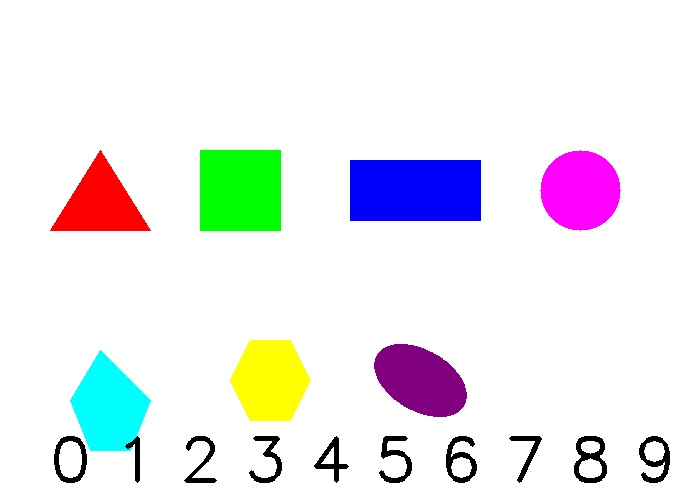
#> input picture test_images/original/images/shape_number_test.jpg, 700 x 500 px
$ python shape_recognition.py
#> lines starting #> are read from the running program, lines starting #| are printed output that depends on the picture; after the words box and inside, x2 and y2 are one past the last pixel; in counts of white or black regions, pixels touching at a corner belong together
### src/utils.py
"""
公共工具模块
提供图像读取、保存、创建对比图等通用功能
"""

import cv2
import os
import numpy as np


def read_image(path):
    """
    安全读取图片文件（支持中文路径）
    :param path: 图片路径
    :return: BGR格式的numpy数组，读取失败返回None
    """
    if not os.path.exists(path):
        print(f"[错误] 图片不存在: {path}")
        return None
    # 使用numpy读取字节流并通过cv2.imdecode解码，避免中文路径问题
    image = cv2.imdecode(np.fromfile(path, dtype=np.uint8), cv2.IMREAD_COLOR)
    if image is None:
        print(f"[错误] 无法读取图片: {path}")
        return None
    return image


def save_image(path, image):
    """
    保存图片到指定路径（支持中文路径）
    :param path: 保存路径
    :param image: 要保存的图像
    :return: 是否保存成功
    """
    if image is None:
        print(f"[保存失败] 图像为空: {path}")
        return False
    directory = os.path.dirname(path)
    if directory and not os.path.exists(directory):
        os.makedirs(directory, exist_ok=True)
    # 使用imencode+tofile方式保存，兼容中文路径
    ext = os.path.splitext(path)[1].lower()
    encode_params = [cv2.IMWRITE_JPEG_QUALITY, 95] if ext in ('.jpg', '.jpeg') else []
    success, encoded = cv2.imencode(ext, image, encode_params)
    if success:
        encoded.tofile(path)
        print(f"[保存成功] {path}")
        return True
    else:
        print(f"[保存失败] {path}")
        return False


def create_comparison_image(images, titles, cols=2):
    """
    将多张图片按网格拼接成对比图
    :param images: 图像列表
    :param titles: 每张图像的标题列表
    :param cols: 每行显示的列数
    :return: 拼接后的对比图
    """
    n = len(images)
    rows = (n + cols - 1) // cols

    # 统一图像尺寸
    target_h, target_w = 0, 0
    for img in images:
        h, w = img.shape[:2]
        target_h = max(target_h, h)
        target_w = max(target_w, w)

    canvas = np.zeros((rows * target_h, cols * target_w, 3), dtype=np.uint8)
    font = cv2.FONT_HERSHEY_SIMPLEX

    for i, (img, title) in enumerate(zip(images, titles)):
        row = i // cols
        col = i % cols

        # 统一为3通道
        if len(img.shape) == 2:
            img_color = cv2.cvtColor(img, cv2.COLOR_GRAY2BGR)
        else:
            img_color = img.copy()

        # 等比例缩放
        ih, iw = img_color.shape[:2]
        scale = min(target_w / iw, target_h / ih)
        new_w, new_h = int(iw * scale), int(ih * scale)
        resized = cv2.resize(img_color, (new_w, new_h))

        # 居中放置
        y_offset = (target_h - new_h) // 2
        x_offset = (target_w - new_w) // 2
        canvas[row * target_h + y_offset: row * target_h + y_offset + new_h,
               col * target_w + x_offset: col * target_w + x_offset + new_w] = resized

        # 绘制标题背景条（深灰色半透明），保证任何背景上标题都清晰
        text_size, _ = cv2.getTextSize(title, font, 0.7, 2)
        tw, th = text_size
        bar_h = th + 16
        bar_x1 = col * target_w
        bar_y1 = row * target_h
        bar_x2 = min(canvas.shape[1], bar_x1 + tw + 20)
        bar_y2 = min(canvas.shape[0], bar_y1 + bar_h)
        cv2.rectangle(canvas, (bar_x1, bar_y1), (bar_x2, bar_y2), (40, 40, 40), -1)
        # 添加标题（黄色字体+黑色描边）
        title_pos = (bar_x1 + 10, bar_y1 + th + 5)
        cv2.putText(canvas, title, title_pos, font, 0.7, (0, 0, 0), 4)  # 黑色描边
        cv2.putText(canvas, title, title_pos, font, 0.7, (0, 255, 255), 2)  # 黄色字体

    return canvas

### src/task3_shape_digit_recognition/shape_recognition.py
"""
任务三（上）：简单几何图形识别
实现功能：
1. 识别图片中的矩形、圆形等基础几何图形
2. 在图形上标注识别结果
3. 输出原图与识别结果对比图
"""

import cv2
import os
import sys
import numpy as np

sys.path.append(os.path.join(os.path.dirname(__file__), '..', '..'))
from src.utils import read_image, save_image, create_comparison_image


def _is_white_background(hsv):
    """判断是否为纯白/近白背景（如 shape_number_test.jpg）"""
    white_mask = ((hsv[:, :, 1] < 40) & (hsv[:, :, 2] > 200)).astype(np.uint8) * 255
    total = hsv.shape[0] * hsv.shape[1]
    return cv2.countNonZero(white_mask) / total > 0.6


def _preprocess_hsv(image):
    """基于 HSV 饱和度/亮度阈值分离彩色/深色形状与白色背景"""
    hsv = cv2.cvtColor(image, cv2.COLOR_BGR2HSV)
    # 彩色形状饱和度较高；深色形状亮度较低
    mask = ((hsv[:, :, 1] > 20) | (hsv[:, :, 2] < 200)).astype(np.uint8) * 255
    kernel = cv2.getStructuringElement(cv2.MORPH_RECT, (3, 3))
    mask = cv2.morphologyEx(mask, cv2.MORPH_CLOSE, kernel, iterations=2)
    mask = cv2.morphologyEx(mask, cv2.MORPH_OPEN, kernel, iterations=1)
    return mask


def _preprocess_canny(image):
    """基于多通道 Canny 边缘检测，适用于非白色背景"""
    edges = np.zeros((image.shape[0], image.shape[1]), dtype=np.uint8)
    for i in range(3):
        blurred = cv2.GaussianBlur(image[:, :, i], (5, 5), 0)
        edges = cv2.bitwise_or(edges, cv2.Canny(blurred, 30, 120))

    kernel = cv2.getStructuringElement(cv2.MORPH_RECT, (5, 5))
    edges = cv2.dilate(edges, kernel, iterations=2)
    edges = cv2.morphologyEx(edges, cv2.MORPH_CLOSE, kernel, iterations=2)

    contours, _ = cv2.findContours(edges, cv2.RETR_EXTERNAL, cv2.CHAIN_APPROX_SIMPLE)
    filled = np.zeros_like(edges)
    cv2.drawContours(filled, contours, -1, 255, -1)
    filled = cv2.erode(filled, np.ones((3, 3), np.uint8), iterations=1)
    return filled


def preprocess_for_contours(image):
    """
    对图像进行预处理，分离前景形状与背景。
    若背景为白色，使用 HSV 饱和度阈值；否则使用多通道 Canny 边缘检测并填充。
    :param image: BGR彩色图像
    :return: 二值化后的实心形状图
    """
    hsv = cv2.cvtColor(image, cv2.COLOR_BGR2HSV)
    if _is_white_background(hsv):
        return _preprocess_hsv(image)
    return _preprocess_canny(image)


def detect_shapes(image, min_area=150, shape_region_ratio=0.82):
    """
    基于轮廓近似识别三角形、正方形、矩形、五边形、六边形、圆形、椭圆
    仅检测图片上方区域（避免下方数字干扰），默认检测范围至82%
    :param image: BGR彩色图像
    :param min_area: 最小有效轮廓面积
    :param shape_region_ratio: 形状区域占图片高度的比例（上方部分）
    :return: 标注后的图像和图形信息列表
    """
    h, w = image.shape[:2]
    # 仅在图片上方区域检测形状（避免下方数字干扰）
    shape_region = image[:int(h * shape_region_ratio), :]

    edges = preprocess_for_contours(shape_region)
    contours, _ = cv2.findContours(edges, cv2.RETR_EXTERNAL, cv2.CHAIN_APPROX_SIMPLE)

    result = image.copy()
    shapes = []

    # 按面积从大到小排序，先处理大轮廓
    sorted_contours = sorted(contours, key=cv2.contourArea, reverse=True)

    for i, cnt in enumerate(sorted_contours):
        area = cv2.contourArea(cnt)
        if area < min_area:
            continue

        # 计算轮廓周长，使用原始轮廓保留凹顶点（如五边形的侧边）
        peri = cv2.arcLength(cnt, True)
        approx = cv2.approxPolyDP(cnt, 0.015 * peri, True)
        vertices = len(approx)

        # 计算外接矩形、中心点
        x, y, bw, bh = cv2.boundingRect(cnt)
        center_x, center_y = x + bw // 2, y + bh // 2
        # 计算长宽比（使用外接矩形，长边/短边，始终>=1）
        aspect_ratio = max(bw, bh) / min(bw, bh) if min(bw, bh) > 0 else 1.0

        # 圆度判断：面积与周长关系
        circularity = 4 * np.pi * area / (peri * peri) if peri > 0 else 0

        # 凸包低精度近似顶点数：平滑的椭圆/圆会留下很多顶点，多边形则被压缩
        hull = cv2.convexHull(cnt)
        hull_peri = cv2.arcLength(hull, True)
        hull_low = len(cv2.approxPolyDP(hull, 0.001 * hull_peri, True))

        # 拟合椭圆的长短轴之比：对倾斜椭圆比圆度/长宽比更鲁棒
        fit_axes_ratio = 1.0
        if len(cnt) >= 5:
            try:
                (_, _), (minor, major), _ = cv2.fitEllipse(cnt)
                fit_axes_ratio = major / minor if minor > 0 else 1.0
            except cv2.error:
                fit_axes_ratio = 1.0

        shape_name = "unknown"
        if vertices == 3:
            shape_name = "ellipse" if hull_low >= 15 else "triangle"
        elif vertices == 4:
            if hull_low >= 15:
                shape_name = "ellipse"
            elif 0.8 <= aspect_ratio <= 1.25:
                shape_name = "square"
            elif hull_low >= 6 and aspect_ratio > 1.3:
                shape_name = "pentagon"
            else:
                shape_name = "rectangle"
        elif vertices == 5:
            shape_name = "pentagon"
        elif vertices == 6:
            shape_name = "ellipse" if hull_low >= 15 else "hexagon"
        elif vertices >= 7:
            if fit_axes_ratio > 1.2:
                shape_name = "ellipse"
            elif circularity > 0.78 and aspect_ratio < 1.3:
                shape_name = "circle"
            elif aspect_ratio > 1.25 or hull_low >= 15:
                shape_name = "ellipse"
            else:
                shape_name = "hexagon"

        shapes.append({
            'id': len(shapes) + 1,
            'shape': shape_name,
            'vertices': vertices,
            'area': int(area),
            'center': (center_x, center_y),
            'circularity': round(circularity, 3)
        })

        # 绘制识别结果（使用不同颜色区分形状类型）
        color_map = {
            'triangle': (0, 255, 0),
            'square': (255, 255, 0),
            'rectangle': (255, 165, 0),
            'pentagon': (0, 255, 255),
            'hexagon': (255, 0, 255),
            'circle': (0, 255, 0),
            'ellipse': (128, 0, 128),
            'polygon': (128, 128, 128)
        }
        color = color_map.get(shape_name, (0, 255, 0))
        cv2.drawContours(result, [approx], -1, color, 2)
        cv2.circle(result, (center_x, center_y), 5, (0, 0, 255), -1)

        # 标签放在图形上方，增加深色背景条确保文字在任何背景色上都清晰
        label = f"{shape_name}"
        label_font = cv2.FONT_HERSHEY_SIMPLEX
        label_size = cv2.getTextSize(label, label_font, 0.5, 2)[0]
        label_x = max(5, center_x - label_size[0] // 2)
        label_y = max(20, y - 5)
        # 绘制深色背景条
        bg_x1 = max(0, label_x - 3)
        bg_y1 = max(0, label_y - label_size[1] - 5)
        bg_x2 = min(result.shape[1], label_x + label_size[0] + 3)
        bg_y2 = min(result.shape[0], label_y + 5)
        cv2.rectangle(result, (bg_x1, bg_y1), (bg_x2, bg_y2), (30, 30, 30), -1)
        cv2.putText(result, label, (label_x, label_y),
                    label_font, 0.5, color, 2)

    return result, shapes


def shape_recognition_pipeline(image_path, output_dir, min_area=150, shape_region_ratio=1.0):
    """
    几何图形识别主流程
    :param image_path: 输入图片路径
    :param output_dir: 结果输出目录
    :param min_area: 最小有效面积
    :param shape_region_ratio: 形状检测区域占图片高度的比例
    """
    original = read_image(image_path)
#> in read_image, image is the input picture: shape (500, 700, 3); mean B, G, R 237.8, 235.1, 235
    if original is None:
        return

    result, shapes = detect_shapes(original, min_area, shape_region_ratio)
#> in detect_shapes, `shape_region = image[:int(h * shape_region_ratio), :]`:
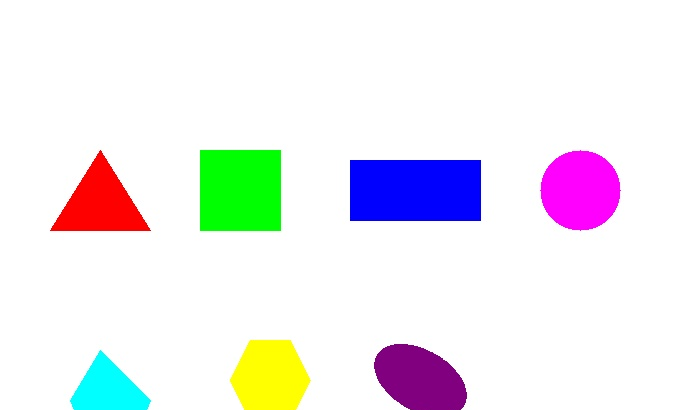
#> shape_region: shape (410, 700, 3); mean B, G, R 239.3, 235.6, 237.4
#> in preprocess_for_contours, `hsv = cv2.cvtColor(image, cv2.COLOR_BGR2HSV)`: hsv: shape (410, 700, 3); mean H, S, V 15.4, 31.6, 252.6
#> in _is_white_background, `white_mask = ((hsv[:, :, 1] < 40) & (hsv[:, :, 2] > 200)).astype(np.ui..`:
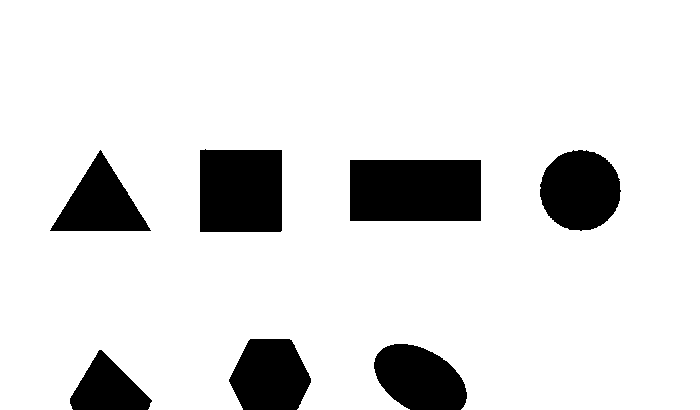
#> white_mask: shape (410, 700); 87.4% white; 7 black regions, largest, box (x1, y1, x2, y2) and area: (350, 160, 481, 221) 7991, (200, 149, 282, 232) 6724, (540, 150, 621, 231) 5098
#> in _preprocess_hsv, `mask = ((hsv[:, :, 1] > 20) | (hsv[:, :, 2] < 200)).astype(np.uint8) *..`:
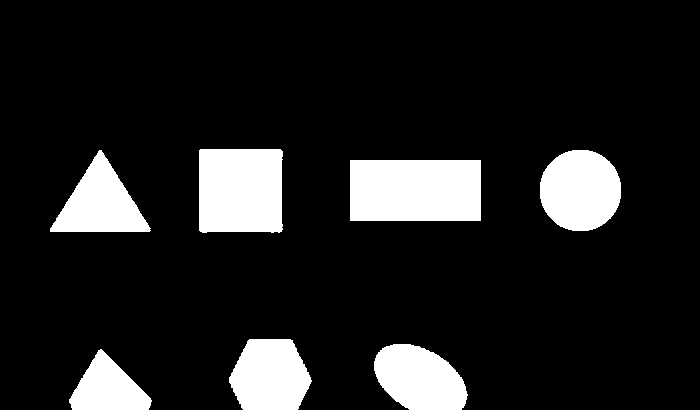
#> mask: shape (410, 700); 12.8% white; 7 white regions, largest, box (x1, y1, x2, y2) and area: (350, 160, 481, 221) 7991, (199, 149, 283, 233) 6908, (540, 150, 621, 231) 5254
#> in _preprocess_hsv, `mask = cv2.morphologyEx(mask, cv2.MORPH_CLOSE, kernel, iterations=2)`: mask: shape (410, 700); 12.8% white; 7 white regions, largest, box (x1, y1, x2, y2) and area: (350, 160, 481, 221) 7991, (199, 149, 283, 233) 6915, (540, 150, 621, 231) 5254
#> in _preprocess_hsv, `mask = cv2.morphologyEx(mask, cv2.MORPH_OPEN, kernel, iterations=1)`: mask: shape (410, 700); 12.8% white; 7 white regions
#> in detect_shapes, `contours, _ = cv2.findContours(edges, cv2.RETR_EXTERNAL, cv2.CHAIN_APP..`: contours = 7 contours; box (x1, y1, x2, y2) and area: (350, 160, 481, 221) 7800, (199, 149, 283, 233) 6752, (540, 150, 621, 231) 5138, (229, 339, 311, 410) 4561, (374, 344, 467, 410) 4533, (50, 150, 151, 232) 4242, (69, 350, 151, 410) 2884
#> in detect_shapes, `sorted_contours = sorted(contours, key=cv2.contourArea, reverse=True)`: sorted_contours has the same summary as contours
#> the loop in detect_shapes, `for i, cnt in enumerate(sorted_contours):` made 7 passes
#> (area, peri, approx, vertices, x, y, bw, bh) on passes 2, 6: (6751.5, 329.6, [[200, 149], [199, 230], [281, 231], [282, 151]], 4, 199, 149, 84, 84), (4241.5, 304, [[50, 228], [150, 230], [101, 150]], 3, 50, 150, 101, 82)
#> (area, peri, vertices, x, y, bw, bh, center_x) on passes 3, 4, 5, 7: (5138, 267.3, 8, 540, 150, 81, 81, 580), (4561, 268, 6, 229, 339, 82, 71, 270), (4533, 270.7, 8, 374, 344, 93, 66, 420), (2883.5, 233.7, 5, 69, 350, 82, 60, 110)
#> after the loop in detect_shapes, `for i, cnt in enumerate(sorted_contours):`:
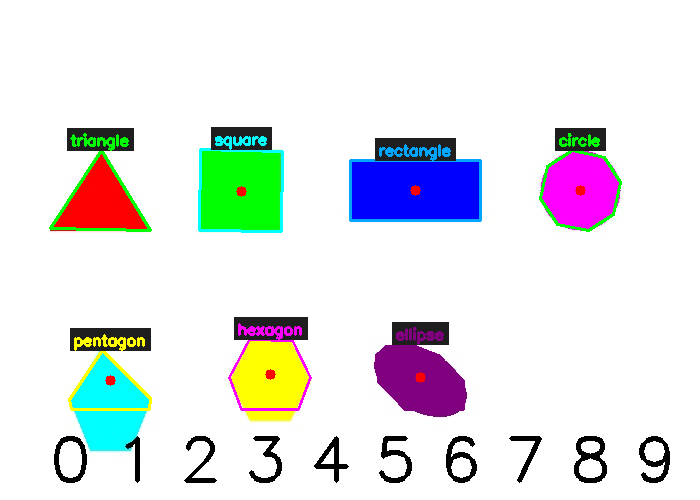
#> result: shape (500, 700, 3); 4.88% of pixels changed, all inside (x1, y1, x2, y2) = (49, 127, 622, 411)
#> after the loop in detect_shapes, `for i, cnt in enumerate(sorted_contours):`: shapes = 7 items
#> shapes = 7 items
    base_name = os.path.splitext(os.path.basename(image_path))[0]

    save_image(os.path.join(output_dir, f"{base_name}_edges.jpg"), preprocess_for_contours(original))
#> in preprocess_for_contours (call 2), `hsv = cv2.cvtColor(image, cv2.COLOR_BGR2HSV)`: hsv: shape (500, 700, 3); mean H, S, V 14, 28.3, 249.1
#> in _is_white_background (call 2), `white_mask = ((hsv[:, :, 1] < 40) & (hsv[:, :, 2] > 200)).astype(np.ui..`: white_mask: shape (500, 700); 87.3% white; 16 black regions, largest, box (x1, y1, x2, y2) and area: (350, 160, 481, 221) 7991, (200, 149, 282, 232) 6724, (70, 350, 152, 483) 5562
#> in _preprocess_hsv (call 2), `mask = ((hsv[:, :, 1] > 20) | (hsv[:, :, 2] < 200)).astype(np.uint8) *..`:
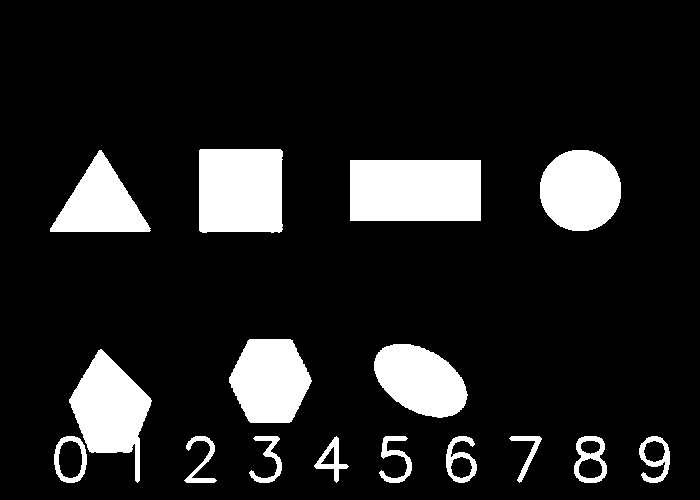
#> mask: shape (500, 700); 13% white; 16 white regions, largest, box (x1, y1, x2, y2) and area: (350, 160, 481, 221) 7991, (199, 149, 283, 233) 6908, (69, 349, 152, 483) 5716
#> in _preprocess_hsv (call 2), `kernel = cv2.getStructuringElement(cv2.MORPH_RECT, (3, 3))`: kernel = [[1, 1, 1], [1, 1, 1], [1, 1, 1]]
#> in _preprocess_hsv (call 2), `mask = cv2.morphologyEx(mask, cv2.MORPH_CLOSE, kernel, iterations=2)`: mask: shape (500, 700); 13% white; 15 white regions, largest, box (x1, y1, x2, y2) and area: (350, 160, 481, 221) 7991, (199, 149, 283, 233) 6915, (54, 349, 152, 483) 6367
#> in _preprocess_hsv (call 2), `mask = cv2.morphologyEx(mask, cv2.MORPH_OPEN, kernel, iterations=1)`:
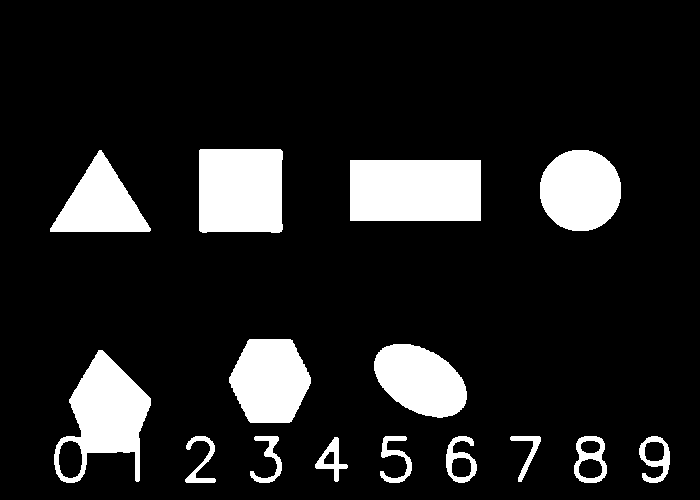
#> mask: shape (500, 700); 13% white; 15 white regions, largest, box (x1, y1, x2, y2) and area: (350, 160, 481, 221) 7991, (199, 149, 283, 233) 6915, (54, 350, 151, 483) 6362
#> in save_image, `encode_params = [cv2.IMWRITE_JPEG_QUALITY, 95] if ext in ('.jpg', '.jp..`: encode_params = [1, 95]
    save_image(os.path.join(output_dir, f"{base_name}_shapes.jpg"), result)

    comparison = create_comparison_image(
        [original, result],
        ["Original", "Shape Recognition"],
        cols=2
    )
#> in create_comparison_image, `n = len(images)`: n = 2
#> in create_comparison_image, `rows = (n + cols - 1) // cols`: rows = 1
#> the loop in create_comparison_image, `for img in images:` made 2 passes
#> (h, w, target_h, target_w) on passes 1 to 2: (500, 700, 500, 700), (500, 700, 500, 700)
#> in create_comparison_image, `font = cv2.FONT_HERSHEY_SIMPLEX`: font = 0
#> the loop in create_comparison_image, `for i, (img, title) in enumerate(zip(images, titles)):` made 2 passes
#> (title, row, col, ih, iw, scale, new_w, new_h) on passes 1 to 2: ('Original', 0, 0, 500, 700, 1, 700, 500), ('Shape Recognition', 0, 1, 500, 700, 1, 700, 500)
#> after the loop in create_comparison_image, `for i, (img, title) in enumerate(zip(images, titles)):`:
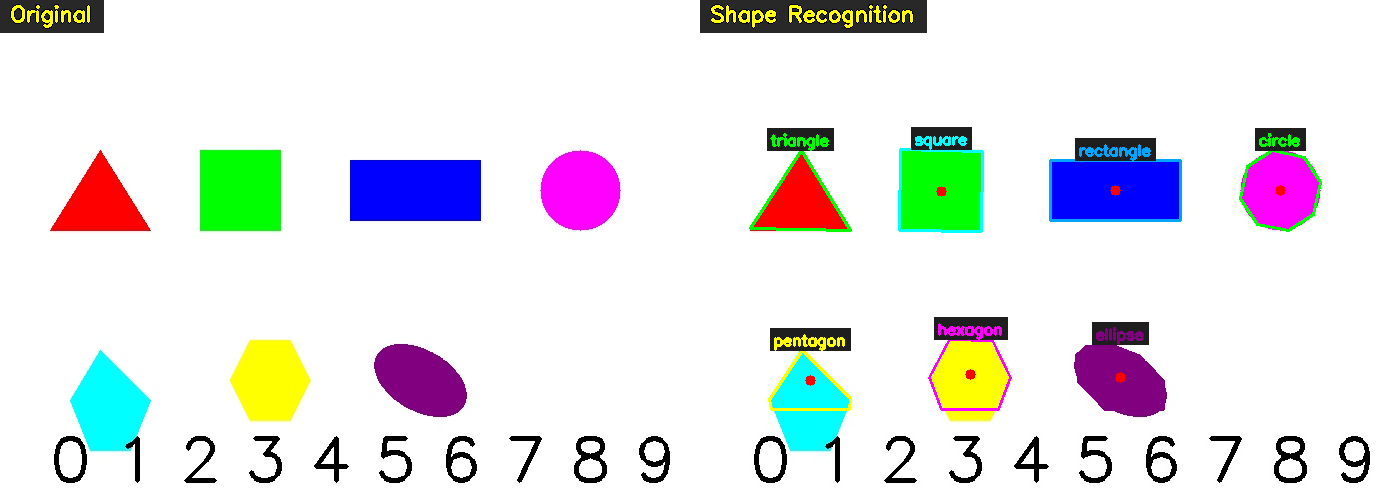
#> canvas: shape (500, 1400, 3); mean B, G, R 230.8, 229.7, 228.4
    save_image(os.path.join(output_dir, f"{base_name}_shape_comparison.jpg"), comparison)

    print(f"\n===== {base_name} 几何图形识别结果 =====")
    print(f"共识别到 {len(shapes)} 个图形：")
#| 共识别到 7 个图形：
    for s in shapes:
        print(f"  #{s['id']} {s['shape']} 顶点数={s['vertices']} 面积={s['area']} 中心={s['center']}")
#> this loop made 7 passes
#|   #1 rectangle 顶点数=4 面积=7800 中心=(415, 190)
#|   #2 square 顶点数=4 面积=6751 中心=(241, 191)
#|   #3 circle 顶点数=8 面积=5138 中心=(580, 190)
#|   #4 hexagon 顶点数=6 面积=4561 中心=(270, 374)
#|   #5 ellipse 顶点数=8 面积=4533 中心=(420, 377)
#|   #6 triangle 顶点数=3 面积=4241 中心=(100, 191)
#|   #7 pentagon 顶点数=5 面积=2883 中心=(110, 380)


if __name__ == "__main__":
    # 基于当前文件位置计算项目根目录，支持从任意目录运行
    project_root = os.path.dirname(os.path.dirname(os.path.dirname(os.path.abspath(__file__))))
    input_image = os.path.join(project_root, "test_images", "original", "images", "shape_number_test.jpg")
    output_dir = os.path.join(project_root, "test_images", "results", "task3")
    # shape_number_test 下方有数字，限制检测区域避免误识别
    shape_recognition_pipeline(input_image, output_dir, shape_region_ratio=0.82)
